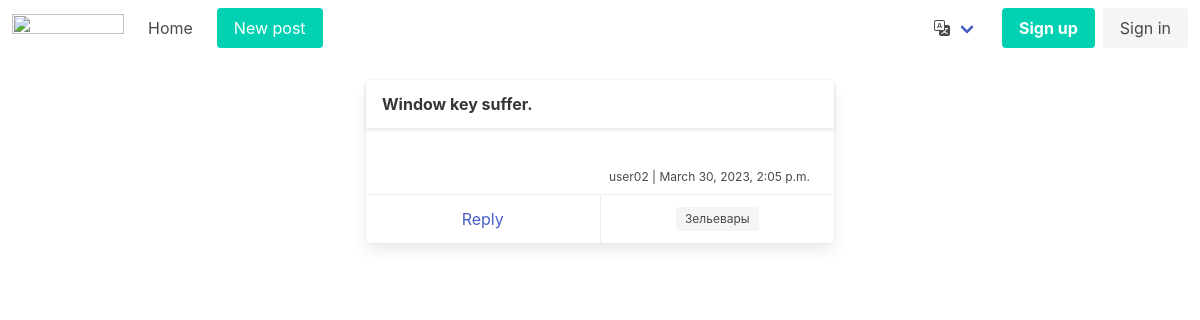
The app's page /post/1/ with its own data.
### boardapp/models.py (models this page shows, shortened)
class Post(models.Model):
    author = models.ForeignKey(settings.AUTH_USER_MODEL, on_delete=models.CASCADE, verbose_name=_('Name'))
    title = models.CharField(max_length=255, verbose_name=_('Title'))
    text = tinymce_models.HTMLField(verbose_name=_('Text'))
    category = models.ForeignKey(Category, on_delete=models.RESTRICT, verbose_name=_('Category'))
    date = models.DateTimeField(auto_now_add=True, verbose_name=_('Date'))
    archived = models.BooleanField(default=False, verbose_name=_('Archived'))
    class Meta:
        verbose_name = _('Post')
        verbose_name_plural = _('Posts')

class Category(models.Model):
    name = models.CharField(max_length=50, unique=True, verbose_name=_('Name'))
    def __str__(self):
        return f'{self.name}'
    class Meta:
        verbose_name = _('Category')
        verbose_name_plural = _('Сategories')

### users/models.py (models this page shows, shortened)
class User(AbstractUser):
    activated = models.BooleanField(default=False)
    subscriber = models.BooleanField(default=False)

### boardapp/views.py (the view)
# urls.py: path('post/<int:pk>/', PostDetailView.as_view(), name='post_detail'),
class PostDetailView(DetailView):
    model = Post
    template_name = 'post_detail.html'

### boardapp/templatetags/custom_filters.py (called while the page is built)
@register.simple_tag(takes_context=True)
def url_replace(context, **kwargs):
    _dict = context['request'].GET.copy()
    for key, value in kwargs.items():
        _dict[key] = value
    return _dict.urlencode()

### templates/post_detail.html (shortened to what this page needs)
{% extends 'base/base.html' %}
{% block content %}
<br>
<div class="columns is-centered">
    <div class="column is-half">
        {% include 'post_card.html' %}
    </div>
</div>
{% endblock content %}

### templates/post_card.html (shortened to what this page needs)
{% load i18n %}
{% load custom_filters %}
<div class="card mb-5">
  <header class="card-header">
    <p class="card-header-title">{{ post.title }}</p>
  </header>
  <div class="card-content pb-2">
    <div class="content">
      <p class="has-text-right is-size-7">{{ post.author }} | {{ post.date }}</p>
    </div>
  </div>
  <footer class="card-footer">
    {% block card-action %}
    {% if post.author == user %}
    <a href="{% url 'replies' %}?post={{ post.pk }}" class="card-footer-item">{% trans "Replies" %}</a>
    {% if not post.archived %}
    <a href="{% url 'post_edit' pk=post.pk %}" class="card-footer-item">{% trans "Edit" %}</a>
    {% else %}
    <p class="card-footer-item">
      <span class="tag">{% trans "Archived" %}</span>
    </p>
    {% endif %}
    <a href="{% url 'post_delete' pk=post.pk %}" class="card-footer-item">{% trans "Delete" %}</a>
    {% else %}
    <a href="{% url 'reply_create' post=post.pk %}" class="card-footer-item">
      {% trans "Reply" context "button" %}</a>
    {% endif %}
    <a href="?{% url_replace category=post.category.pk %}" class="card-footer-item">
      <span class="tag">{{ post.category }}</span>
    </a>
    {% endblock card-action %}
  </footer>
</div>

### records on screen
Post: title "Window key suffer.", author "user02", date "March 30, 2023, 2:05 p.m.", category "Зельевары"
